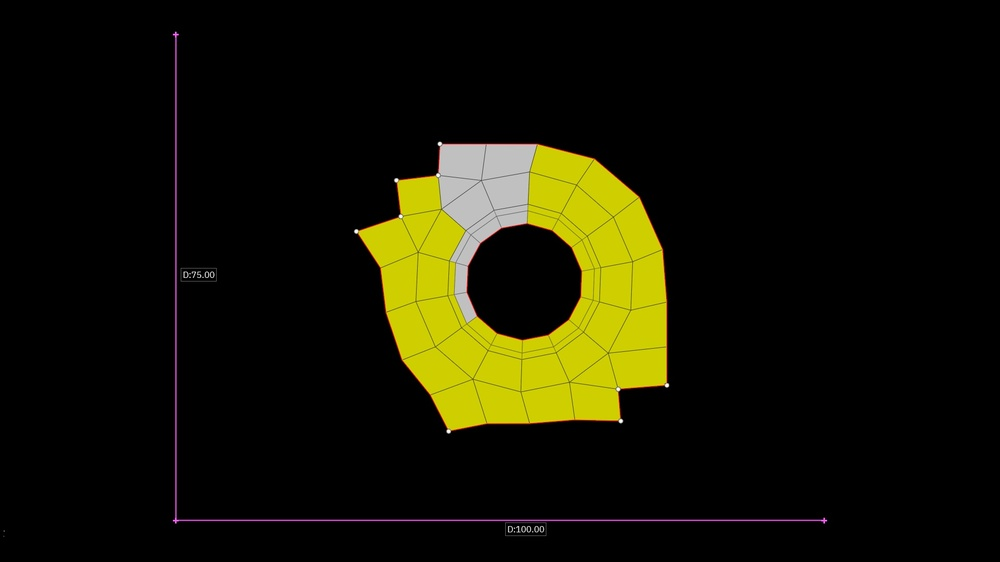
#> input picture jpeg images/hole_071_normalised.jpg, 1000 x 562 px, shrunk from 1920 x 1080 before the run
$ python -i preprocessing.py   (imports and definitions only)
#> lines starting #> are read from the running program, lines starting #| are printed output that depends on the picture
#> (reads Full Pipeline/templates/template_99_in.npy from the repository)
### Full Pipeline/utils.py
import os, cv2
import numpy as np
from pathlib import Path

"""Shared small utilities for image loading, coordinate conversion, and masks."""


def open_image(image):
    """Accept either a path or an image array and always return an OpenCV image."""
#> called with image = '../jpeg images/hole_071_normalised.jpg'
    if isinstance(image, str) or isinstance(image, Path):
        if not os.path.isfile(image):
            raise ValueError("Invalid file path")
        img = cv2.imread(image)
#> img is the input picture: shape (562, 1000, 3); mean B, G, R 4.2, 20.9, 21.7
        if img is None:
            raise ValueError("File is not a valid image")
    elif isinstance(image, np.ndarray):
        img = image.copy()
    else:
        raise TypeError("Input must be a file path or an OpenCV image (numpy array)")

    return img


def create_color_mask_HSV(image, lower_bound=np.array([140, 50, 50]), upper_bound=np.array([170, 255, 255])):

    '''
    Default bounds are for pink axes

    :param image:
    :param lower_bound: in HSV color space
    :param upper_bound: in HSV color space
    :return:
    '''

    # Open Image
    img = open_image(image)

    # Convert to HSV
    hsv = cv2.cvtColor(img, cv2.COLOR_BGR2HSV)

    mask = cv2.inRange(hsv, lower_bound, upper_bound)

    return mask

# [41 lines left out: functions filter_nodes_keep_indices, custom_bgrtogray_transform, not called in this run]

def turn_green_to_black(image, lower=np.array([40, 80, 80]), upper=np.array([85, 255, 255])):
    """Suppress green overlays that are not part of the actual mesh geometry."""
    img = open_image(image)

    hsv = cv2.cvtColor(img, cv2.COLOR_BGR2HSV)
#> hsv: shape (562, 1000, 3); mean H, S, V 7.9, 34.8, 21.8
    mask = cv2.inRange(hsv, lower, upper)
#> mask: shape (562, 1000); every value is 0

    # turn masked pixels black
    img[mask > 0] = (0, 0, 0)

    return img

### Full Pipeline/circles_det_conv.py
import cv2
import numpy as np
from pathlib import Path

"""Template-matching stage used to find repeated circular artifacts in the drawing."""

from utils import open_image

# Saved offline template used by the runtime pipeline.
TEMPLATE_PATH = Path(__file__).resolve().parent / "templates" / "template_99_in.npy"
template_default = np.load(TEMPLATE_PATH)


# -------------------------------
# 1. Normalize + average patches
# -------------------------------
# [22 lines left out: function build_template, not called in this run]


# -------------------------------
# 2. Template matching
# -------------------------------
def match_template(img, template):
    """Run normalized correlation matching between the image and the circle template."""
    img = img.astype(np.float32)

    img = cv2.cvtColor(img, cv2.COLOR_BGR2GRAY)
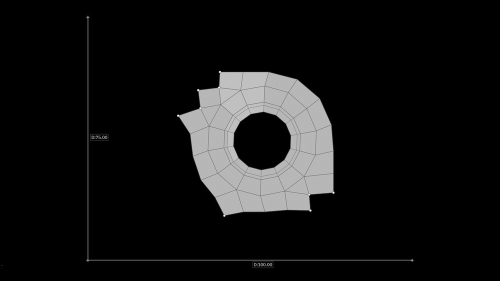
#> img: shape (562, 1000) float32 (shown at 1/2 size); min 0, max 253.2, mean 19.2

    result = cv2.matchTemplate(
        img,
        template,
        cv2.TM_CCOEFF_NORMED
    )
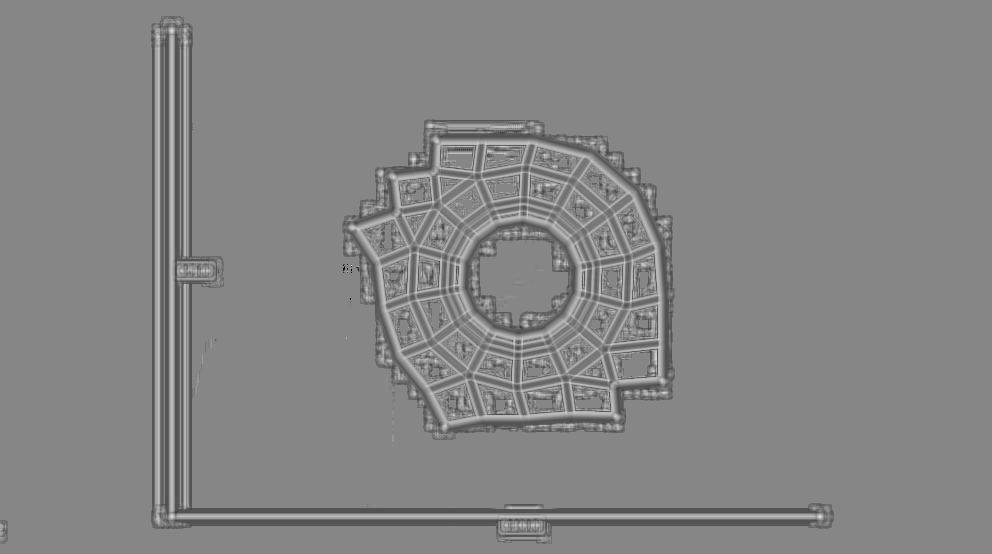
#> result: shape (554, 992) float32; min -1, max 0.889, mean -0.00954; drawn with min black and max white

    return result


# -------------------------------
# 3. Subpixel peak refinement
# -------------------------------
def refine_subpixel(response, x, y):
    """
    Quadratic refinement using 3x3 neighborhood
    """
    h, w = response.shape

    if x <= 0 or x >= w-1 or y <= 0 or y >= h-1:
        return float(x), float(y)

    # neighborhood
    patch = response[y-1:y+2, x-1:x+2]

    # gradients
    dx = 0.5 * (patch[1,2] - patch[1,0])
    dy = 0.5 * (patch[2,1] - patch[0,1])

    dxx = patch[1,2] - 2*patch[1,1] + patch[1,0]
    dyy = patch[2,1] - 2*patch[1,1] + patch[0,1]

    # avoid division by zero
    if dxx == 0 or dyy == 0:
        return float(x), float(y)

    sub_x = x - dx / dxx
    sub_y = y - dy / dyy

    return float(sub_x), float(sub_y)


# -------------------------------
# 4. Detect peaks + refine
# -------------------------------
def detect_subpixel_centers(response, template, threshold=0.7, min_dist=8):
    """Threshold, suppress duplicates, and refine candidate circle centers."""
#> called with template = array of shape (9, 9), threshold = 0.7, min_dist = 8
    points = np.argwhere(response >= threshold)
#> points = [[265, 351]]
#> (the rest of the program and of its run is left out)
